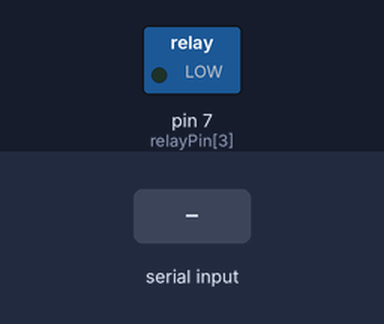
A sketch run on a simulated Arduino Uno, built with avr-gcc and run on an emulated ATmega328P. On the bench: switched loads named in the sketch (green lamp = pin HIGH). The inputs (shaded band) are chosen by the test bench.

Above: at 1.2 s.
1.3 s: "1" received over Serial
At 2.1 s:
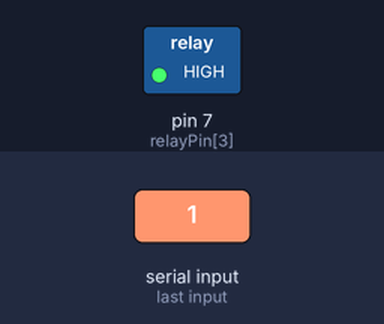
Timing chart, 0 to 4.3 s (numbered marks = the images above; inputs shaded):
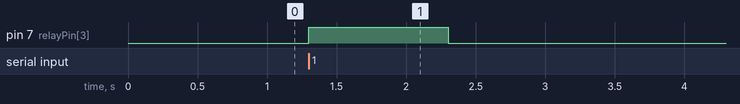

Measured:
- after the input at 1.3 s, pin 7 (relayPin[3]): LOW → HIGH at once, → LOW 1.0 s later

The sketch:

Relay_Start_Signal.ino
```cpp
// (licence header left out)
unsigned char relayPin[4] = {4,5,6,7};
int relayNum = 3;
String inputString = "";         // a string to hold incoming data
boolean stringComplete = false;  // whether the string is complete

void(*resetFunc)(void)=0;

void setup()
{
  // initialize serial communication at 9600 bits per second:
  Serial.begin(9600);
  // Relay Pin for resetting PLC
  pinMode(relayPin[relayNum],OUTPUT);
}

void loop() {
  // print the string when a newline arrives:
  if (inputString == "1")
  {
    //Serial.println("Send Start Signal..");
    digitalWrite(relayPin[relayNum],HIGH);
    delay(1000);
    digitalWrite(relayPin[relayNum],LOW);
    delay(1000);
  }
  // clear the string:
  inputString = "";
}

// Wait for the start signal sent by the code, then send it
void serialEvent() {
  while (Serial.available()) {
    // get the new byte:
    inputString += (char)Serial.read();
    //Serial.println(inputString);
  }
}
```
